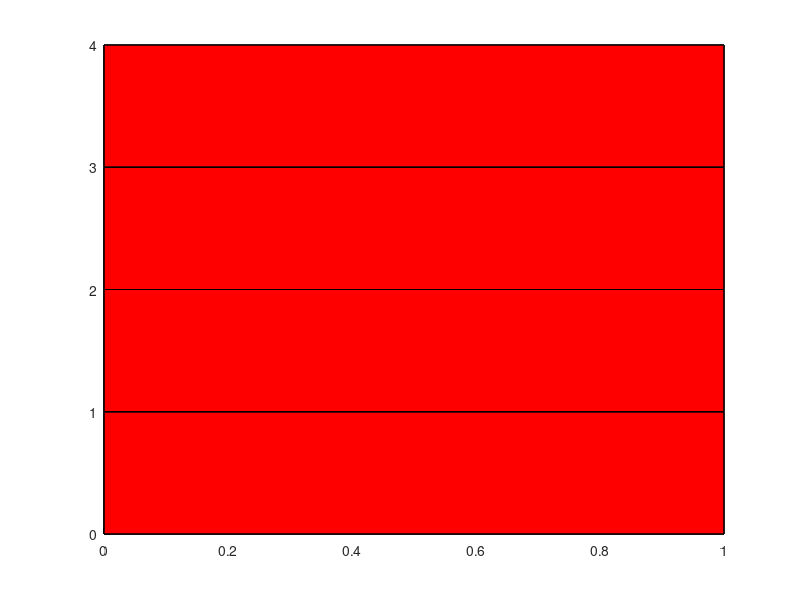

Recreate this plot in MATLAB.
function [V1,F1,h] = fig_1()

% Definindo as vértices do cubo
V1 = [0 0 0;   % Ponto 1
     1 0 0;   % Ponto 2
     1 1 0;   % Ponto 3
     0 1 0;   % Ponto 4
     0 0 1;   % Ponto 5
     1 0 1;   % Ponto 6
     1 1 1;   % Ponto 7
     0 1 1;
     
     0 1 0;   % Ponto 8
     1 1 0;   % Ponto 9
     1 2 0;   % Ponto 10
     0 2 0;   % Ponto 11
     0 1 1;   % Ponto 12
     1 1 1;   % Ponto 13
     1 2 1;   % Ponto 14
     0 2 1;
     
     0 2 0;   % Ponto 15
     1 2 0;   % Ponto 16
     1 3 0;   % Ponto 17
     0 3 0;   % Ponto 18
     0 2 1;   % Ponto 19
     1 2 1;   % Ponto 20
     1 3 1;   % Ponto 21
     0 3 1;
     
     0 3 0;   % Ponto 22
     1 3 0;   % Ponto 23
     1 4 0;   % Ponto 24
     0 4 0;   % Ponto 25
     0 3 1;   % Ponto 26
     1 3 1;   % Ponto 27
     1 4 1;   % Ponto 28
     0 4 1];  % Ponto 29

% Definindo as faces do cubo
F1 = [1 2 3 4;   % Face inferior
     5 6 7 8;   % Face superior
     1 2 6 5;   % Face frontal
     2 3 7 6;   % Face direita
     3 4 8 7;   % Face traseira
     4 1 5 8;
     
     9 10 11 12; 
     13 14 15 16; 
     9 10 14 13;  
     10 11 15 14;  
     11 12 16 15;  
     12 9 13 16;
     
     17 18 19 20; 
     21 22 23 24; 
     17 18 22 21;  
     18 19 23 22;  
     19 20 24 23;  
     20 17 21 24;
     
     25 26 27 28; 
     29 30 31 32; 
     25 26 30 29;  
     26 27 31 30;  
     27 28 32 31;  
     28 25 29 32]; 

h = patch('Vertices', V1, 'Faces', F1, 'FaceColor', 'red', 'FaceLighting', 'gouraud', 'EdgeColor', 'black');

